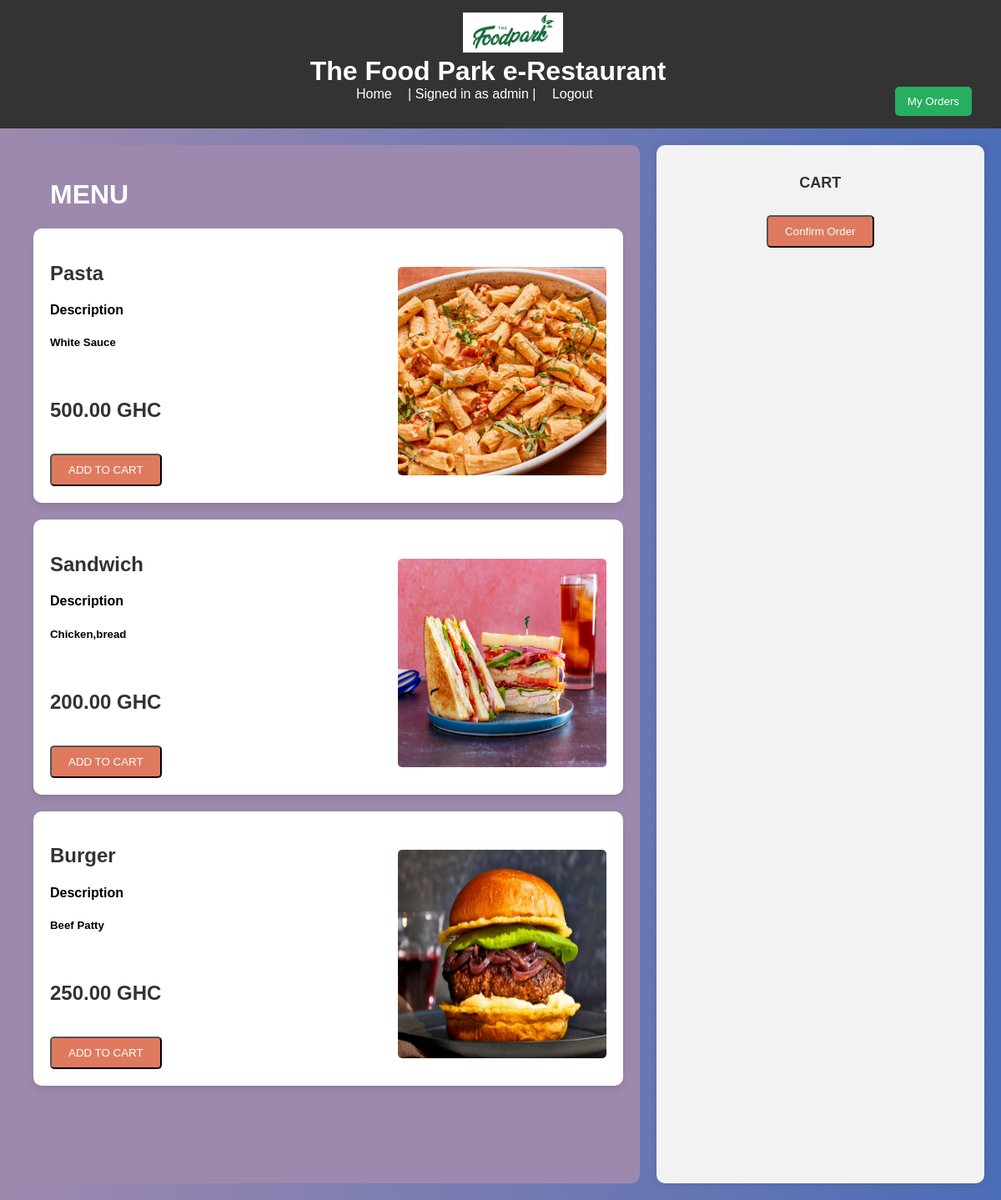
The app's page / (signed in) with its own data.
### restaurant/models.py (models this page shows, shortened)
class Configuration(models.Model):
    title = models.CharField(max_length=30,default=None)
    logo = models.ImageField(upload_to='media/',default = None)

class CustomUser(AbstractUser):
    phone_number = models.CharField(max_length=13,null = True)
    is_admin = models.BooleanField(default=False)

class Menu(models.Model):
    item_name = models.CharField(max_length=30)
    price = models.DecimalField(decimal_places=2,max_digits=6)
    description = models.TextField()
    image = models.ImageField(upload_to='media/')

### restaurant/views.py (the view)
# urls.py: path('',views.index,name='index'),
def index(request):
    return render(request,"restaurant/index.html",{
        'user':request.user,
        'menu_items' : Menu.objects.all(),
        })

### restaurant/context_processors.py (called while the page is built)
def global_context(request):
    return {'restaurant': Configuration.objects.first()}

### restaurant/templates/restaurant/index.html (shortened to what this page needs)
{% extends 'restaurant/layout.html' %}
{% block content %}
    <div id="menu">
        <h1>MENU</h1>
        {%for item in menu_items %}
            <div class="item">
                <h2 id="food">{{item.item_name}}</h2>
                <p>
                    <h4>Description </h4>
                    <h5 style="text-wrap: wrap; width:80%;"> {{item.description}}</h5>
                </p>
                <img align='right' src="{{item.image.url}}" class = "menu_image">
                <br>
                <h2 id="food">{{item.price}} GHC</h2>
                <br>
            {%if user.is_authenticated %}
                <form action = "{% url 'add_to_cart' item_id=item.id %}" method = "post">
                    <button type = 'submit' class="button add-to-cart-btn">ADD TO CART</button>
                </form>
            {% else %}
              <form action = "{% url 'login' %}" method ="get">
                {% csrf_token %}
                <button type = 'submit' class="button add-to-cart-btn">LOGIN TO ADD TO CART</button>
              </form>
            {%endif%}
            </div>
        {%endfor%}
    </div>
    <div id="cart">
        {%if not placed %}
        <h2>CART</h2>
    <form action = "{% url 'confirm_order' %}" method = "post">
            <br>
            <button type = 'submit' class="button add-to-cart-btn">Confirm Order</button>
        </form>
        <br>
{%else%}
        <h3>Your order is being processed. </h3>
{% endif %}
</div>
{% endblock %}

### restaurant/templates/restaurant/layout.html (shortened to what this page needs)
{% load static %}
<!DOCTYPE html>
<html>
<head>
    <link rel="stylesheet" href="{% static 'restaurant/styles.css' %}">
</head>
<body>
    <div id="header">
        <img src = "{{restaurant.logo.url}}" id = "main-logo">
        {%if restaurant.title %}
            <h1>{{restaurant.title}} e-Restaurant</h1>
        {%else%}
            <h1>Restaurant Ordering System</h1>
            {{restaurant.title}}
        {%endif%}
        <a href="{% url 'index' %}">Home</a> |
        {% if user.is_authenticated %}
        Signed in as {{ user.username }} | <a href="{% url 'logout' %}">Logout</a>
            {% if user.is_admin %}
                <button class="panel-button"  onclick="window.location.href='{% url 'admin_home' %}'">Admin Panel</button>
            {%else%}
                 <button class="panel-button"  onclick="window.location.href='{% url 'user_orders' %}'">My Orders</button>
            {% endif %}
        {% else %}
            <a href="{% url 'login' %}">Login</a> |
            <a href="{% url 'register' %}">Register</a>
        {% endif %}
    </div>
    <div id="main-content">
        {% block content %}{% endblock %}
    </div>
</body>
</html>

### restaurant/static/restaurant/styles.css (style rules this page uses)
body { font-family: 'Arial', sans-serif; margin: 0; padding: 0; display: flex; flex-direction: column; height: 100vh; background: linear-gradient(to right, rgb(158, 137, 174), #4b6cb7); }
#header { background-color: #333; color: white; padding: 15px; text-align: center; width: 100%; z-index: 1000; }
.panel-button { background-color: #27ae60; color: white; padding: 10px 15px; border: none; border-radius: 5px; cursor: pointer; float: right; position: relative; right:50px; }
#header h1 { margin: 0; text-align: center; position: relative; right:30px; }
#header a { color: white; text-decoration: none; margin: 0 15px; text-align: center; }
#main-content { display: flex; flex: 1; padding: 20px; }
#menu { flex: 2; padding: 20px; background-color: rgb(158, 137, 174); overflow: hidden; border-radius: 10px; }
#menu h1 { padding-left: 20px; color:white; }
.item { background-color: #fff; border-radius: 10px; padding: 20px; margin-bottom: 20px; box-shadow: 0 4px 8px rgba(0, 0, 0, 0.1); }
#menu img { display: block; margin: 0 auto; width: 250px; height: 250px; border-radius: 5px; margin-bottom: 10px; position: relative; bottom:120px; }
#cart { flex: 1; padding: 20px; background-color: #f2f2f2; text-align: center; border-radius: 10px; box-shadow: 0 0 10px rgba(0, 0, 0, 0.1); margin-left: 20px; }
#cart h2 { margin-bottom: 10px; font-size: 18px; color: #333; }
.button { background-color: #e07a5f; color: white; padding: 10px 20px; border-radius: 5px; cursor: pointer; transition: background-color 0.3s; }
h2 { color: #333; }
#main-logo { width:120px; }

### records on screen
Configuration: logo (picture), title "The Food Park"
CustomUser: username "admin"
Menu: item_name "Pasta", description "White Sauce", image (picture), price "500.00"
Menu: item_name "Sandwich", description "Chicken,bread", image (picture), price "200.00"
Menu: item_name "Burger", description "Beef Patty", image (picture), price "250.00"
